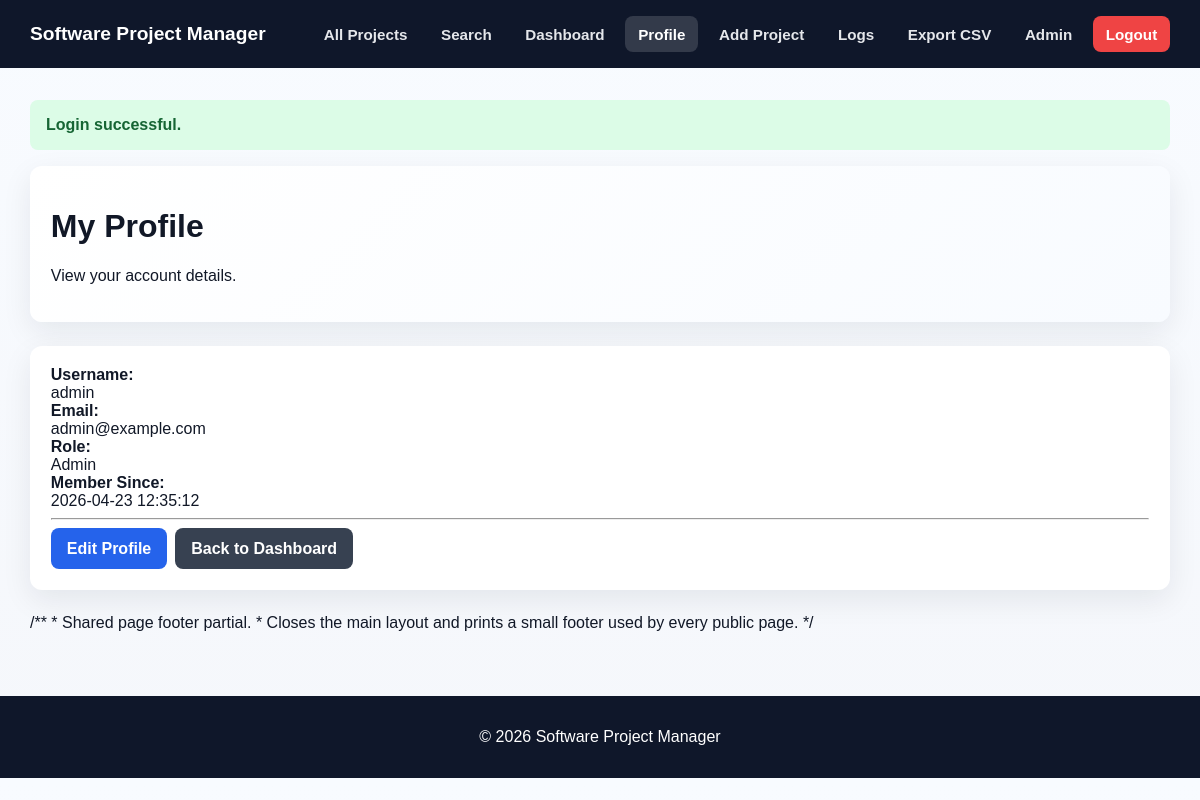
The app's page /profile.php (signed in) with its own data.
### tables this page shows
CREATE TABLE users (
    uid INT UNSIGNED AUTO_INCREMENT PRIMARY KEY,
    username VARCHAR(50) NOT NULL UNIQUE,
    password VARCHAR(255) NOT NULL,
    email VARCHAR(100) NOT NULL UNIQUE,
    role ENUM('user', 'admin') NOT NULL DEFAULT 'user',
    created_at TIMESTAMP DEFAULT CURRENT_TIMESTAMP
);

### includes/functions.php (called while the page is built, shortened)
<?php
function e(string $value): string
{
    return htmlspecialchars($value, ENT_QUOTES, 'UTF-8');
}

### public/profile.php (the view, shortened to what this page needs)
<?php
require_once __DIR__ . '/../includes/functions.php';
$pdo = getPDO();
$stmt = $pdo->prepare("SELECT username, email, role, created_at FROM users WHERE uid = :uid LIMIT 1");
$stmt->execute(['uid' => currentUserId()]);
$user = $stmt->fetch();
require_once __DIR__ . '/../includes/header.php';
?>
<div class="card hero-card">
    <h1>My Profile</h1>
    <p class="small-text">View your account details.</p>
</div>
<div class="card">
    <div class="detail-grid">
        <div><strong>Username:</strong><br><?= e($user['username']) ?></div>
        <div><strong>Email:</strong><br><?= e($user['email']) ?></div>
        <div><strong>Role:</strong><br><?= e(ucfirst($user['role'])) ?></div>
        <div><strong>Member Since:</strong><br><?= e($user['created_at']) ?></div>
    </div>
    <hr class="section-divider">
    <div class="actions">
        <a class="btn" href="edit_profile.php">Edit Profile</a>
        <a class="btn btn-secondary" href="dashboard.php">Back to Dashboard</a>
    </div>
</div>
<?php require_once __DIR__ . '/../includes/footer.php'; ?>

### public/assets/css/style.css (style rules this page uses)
* { box-sizing: border-box; }
:root { --bg: #f5f7fb; --surface: #ffffff; --surface-alt: #f8fafc; --text: #111827; --muted: #6b7280; --primary: #2563eb; --primary-dark: #1d4ed8; --secondary: #374151; --secondary-dark: #1f2937; --danger: #dc2626; --danger-dark: #b91c1c; --success: #166534; --success-bg: #dcfce7; --error-bg: #fee2e2; --error-text: #991b1b; --border: #dbe2ea; --shadow: 0 10px 30px rgba(15, 23, 42, 0.08); --radius: 14px; }
body { margin: 0; font-family: Arial, Helvetica, sans-serif; background: linear-gradient(180deg, #f8fbff 0%, #f5f7fb 100%); color: var(--text); }
.card { background: #fff; padding: 1.3rem; border-radius: 12px; box-shadow: var(--shadow); margin-bottom: 1.5rem; }
.hero-card { background: linear-gradient(135deg, #ffffff 0%, #f8fbff 100%); }
button, .btn { background: var(--primary); color: #fff; padding: 0.7rem 1rem; border-radius: 8px; border: none; cursor: pointer; font-weight: bold; text-decoration: none; }
.btn-secondary { background: var(--secondary); }
.actions { display: flex; gap: 0.5rem; flex-wrap: wrap; }

### records on screen
users: username "admin", email "admin@example.com", role "Admin", created_at "2026-04-23 12:35:12"

### other values on screen
APP_NAME "Software Project Manager"
$flash['message'] "Login successful."
